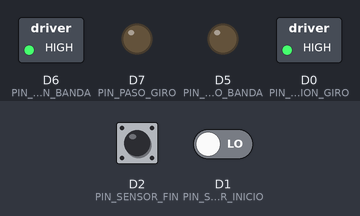
The program below on a simulated ESP8266 (NodeMCU). Parts: switched loads named in the program (green lamp = pin HIGH), output pins drawn as LEDs (lit = HIGH). The inputs (shaded band) are chosen by the test bench; at power-on: D2 (PIN_SENSOR_FIN) LOW, D1 (PIN_SENSOR_INICIO) LOW. WiFi joins after 1.5 s; servers stay silent unless stated; no MQTT or app messages arrive unless stated.

Above: at 1.2 s.
1.3 s: D2 (PIN_SENSOR_FIN) driven HIGH
At 2.49 s:
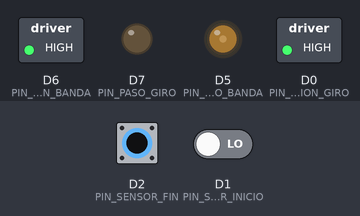
4.3 s: D1 (PIN_SENSOR_INICIO) driven HIGH
7.3 s: D2 (PIN_SENSOR_FIN) driven LOW and D1 (PIN_SENSOR_INICIO) driven LOW
10.3 s: D2 (PIN_SENSOR_FIN) pulsed HIGH 5 times (0.12 s each, 0.3 s apart)
At 12.3 s:
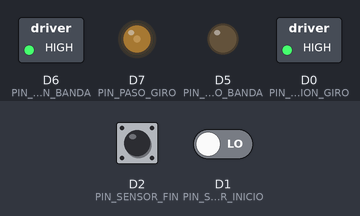
Timing chart, 0 to 13.8 s (numbered marks = the images above; inputs shaded):
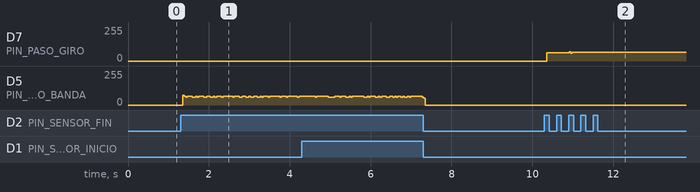

The program:

main.cpp
```cpp
#include <Arduino.h>
#include "Motor.h"
#include "PublicadorEventosMqtt.h"
#include "SensorInfrarrojo.h"

const uint8_t PIN_PASO_BANDA = D5;
const uint8_t PIN_DIRECCION_BANDA = D6;
const uint8_t PIN_PASO_GIRO = D7;
const uint8_t PIN_DIRECCION_GIRO = D0;

const uint8_t PIN_SENSOR_INICIO = D1;
const uint8_t PIN_SENSOR_FIN = D2;
const unsigned long TIEMPO_ESPERA_GIRO_MS = 3000;

const char *WIFI_SSID = "FABIANI";
const char *WIFI_CONTRASENA = "BRANDY26";
const char *MQTT_SERVIDOR = "192.168.0.99";
const uint16_t MQTT_PUERTO = 1883;
const char *MQTT_CLIENTE_ID = "esp";
const char *MQTT_TOPICO_EVENTOS = "cheve";

Motor motorBanda(PIN_PASO_BANDA, PIN_DIRECCION_BANDA);
Motor motorGiroBotella(PIN_PASO_GIRO, PIN_DIRECCION_GIRO);
SensorInfrarrojo sensorInicio(PIN_SENSOR_INICIO);
SensorInfrarrojo sensorFin(PIN_SENSOR_FIN);
PublicadorEventosMqtt publicadorEventos(WIFI_SSID, WIFI_CONTRASENA,
                                        MQTT_SERVIDOR, MQTT_PUERTO,
                                        MQTT_CLIENTE_ID, MQTT_TOPICO_EVENTOS);

enum class EtapaProceso {
  parada,
  moviendoBanda,
  esperandoGiro,
  girandoBotella,
  inspeccionTerminada
};

EtapaProceso etapaProceso = EtapaProceso::parada;
bool sensorInicioDetectaba = false;
bool sensorFinDetectaba = false;
unsigned long inicioEsperaGiroMs = 0;

void cambiarEtapaProceso(EtapaProceso nuevaEtapa) {
  if (etapaProceso == nuevaEtapa) {
    return;
  }

  etapaProceso = nuevaEtapa;

  switch (etapaProceso) {
    case EtapaProceso::parada:
      motorBanda.detener();
      motorGiroBotella.detener();
      publicadorEventos.publicarEventoBanda(false);
      publicadorEventos.publicarEvento("proceso_parado");
      break;

    case EtapaProceso::moviendoBanda:
      motorBanda.iniciar();
      motorGiroBotella.detener();
      publicadorEventos.publicarEventoBanda(true);
      break;

    case EtapaProceso::esperandoGiro:
      motorBanda.detener();
      motorGiroBotella.detener();
      inicioEsperaGiroMs = millis();
      publicadorEventos.publicarEventoBanda(false);
      publicadorEventos.publicarEvento("espera_giro_botella");
      break;

    case EtapaProceso::girandoBotella:
      motorBanda.detener();
      motorGiroBotella.iniciar();
      publicadorEventos.publicarEvento("giro_botella_inicia");
      break;

    case EtapaProceso::inspeccionTerminada:
      motorBanda.detener();
      motorGiroBotella.detener();
      publicadorEventos.publicarEvento("giro_botella_detiene", "qr_detectado");
      break;
  }
}

void setup() {
  motorBanda.iniciarConfiguracion(true);
  motorGiroBotella.iniciarConfiguracion(true);
  sensorInicio.iniciarConfiguracion();
  sensorFin.iniciarConfiguracion();
  publicadorEventos.iniciarConfiguracion();

  motorBanda.detener();
  motorGiroBotella.detener();
  sensorInicioDetectaba = sensorInicio.detectaAlgo();
  sensorFinDetectaba = sensorFin.detectaAlgo();
}

void loop() {
  publicadorEventos.mantenerConexion();

  // Entradas
  const bool sensorInicioDetecta = sensorInicio.detectaAlgo();
  const bool sensorFinDetecta = sensorFin.detectaAlgo();

  // Eventos de entrada por flanco
  if (sensorInicioDetecta != sensorInicioDetectaba) {
    publicadorEventos.publicarEventoSensorInfrarrojo("inicio",
                                                     sensorInicioDetecta);
  }

  if (sensorFinDetecta != sensorFinDetectaba) {
    publicadorEventos.publicarEventoSensorInfrarrojo("fin", sensorFinDetecta);
  }

  const bool qrDetectadoPorModelo = publicadorEventos.consumirQrDetectado();

  // Transiciones GRAFCET
  switch (etapaProceso) {
    case EtapaProceso::parada:
      if (sensorInicioDetecta && !sensorFinDetecta) {
        cambiarEtapaProceso(EtapaProceso::moviendoBanda);
      }
      break;

    case EtapaProceso::moviendoBanda:
      if (sensorFinDetecta) {
        cambiarEtapaProceso(EtapaProceso::esperandoGiro);
      }
      break;

    case EtapaProceso::esperandoGiro:
      if (millis() - inicioEsperaGiroMs >= TIEMPO_ESPERA_GIRO_MS) {
        cambiarEtapaProceso(EtapaProceso::girandoBotella);
      }
      break;

    case EtapaProceso::girandoBotella:
      if (qrDetectadoPorModelo) {
        cambiarEtapaProceso(EtapaProceso::inspeccionTerminada);
      }
      break;

    case EtapaProceso::inspeccionTerminada:
      break;
  }

  // Acciones de etapa
  if (etapaProceso == EtapaProceso::moviendoBanda) {
    motorBanda.ejecutarPulsos();
  } else if (etapaProceso == EtapaProceso::girandoBotella) {
    motorGiroBotella.ejecutarPulsos();
  }

  sensorInicioDetectaba = sensorInicioDetecta;
  sensorFinDetectaba = sensorFinDetecta;
}
```

Motor.h
```cpp
#pragma once

#include <Arduino.h>

class Motor {
public:
  Motor(uint8_t pinPaso, uint8_t pinDireccion, unsigned long tiempoAltoMs = 1,
        unsigned long periodoPasoMs = 5);

  void iniciarConfiguracion(bool sentidoHorario = true);
  void iniciar();
  void detener();
  bool estaActivo() const;
  void cambiarSentido(bool sentidoHorario);
  void ejecutarPulsos();
  void darPaso();
  void moverPasos(unsigned long pasos);

private:
  bool puedeIniciarPaso(unsigned long tiempoActualMs) const;
  bool debeFinalizarPulso(unsigned long tiempoActualMs) const;
  void iniciarPulso(unsigned long tiempoActualMs);
  void finalizarPulso();

  uint8_t pinPaso_;
  uint8_t pinDireccion_;
  unsigned long tiempoAltoMs_;
  unsigned long periodoPasoMs_;
  unsigned long ultimoPasoMs_ = 0;
  unsigned long pasosRestantes_ = 0;
  bool estaActivo_ = false;
  bool pulsoAlto_ = false;
  bool movimientoLimitado_ = false;
};
```

PublicadorEventosMqtt.h
```cpp
#pragma once

#include <Arduino.h>
#include <ESP8266WiFi.h>
#include <PubSubClient.h>

class PublicadorEventosMqtt {
public:
  PublicadorEventosMqtt(const char *ssid, const char *contrasenaWifi,
                        const char *servidorMqtt, uint16_t puertoMqtt,
                        const char *clienteId, const char *topicoEventos);

  void iniciarConfiguracion();
  void actualizar();
  void mantenerConexion();
  bool consumirQrDetectado();
  bool publicarEvento(const char *evento, const char *detalle = "");
  bool publicarEventoSensorInfrarrojo(const char *sensor, bool detectaAlgo);
  bool publicarEventoBanda(bool estaActiva);
  bool estaConectado();

private:
  static PublicadorEventosMqtt *instanciaActiva_;
  static void recibirMensajeMqtt(char *topico, uint8_t *payload,
                                 unsigned int longitud);

  void procesarMensajeMqtt(char *topico, uint8_t *payload,
                           unsigned int longitud);
  void conectarWifi();
  void reconectarMqttSiHaceFalta();
  bool publicarMensaje(const String &mensaje);

  const char *ssid_;
  const char *contrasenaWifi_;
  const char *servidorMqtt_;
  uint16_t puertoMqtt_;
  const char *clienteId_;
  const char *topicoEventos_;

  WiFiClient clienteWifi_;
  PubSubClient clienteMqtt_;
  unsigned long ultimoIntentoConexionMs_ = 0;
  const unsigned long intervaloReconexionMs_ = 5000;
  bool qrDetectado_ = false;
};
```

SensorInfrarrojo.h
```cpp
#pragma once

#include <Arduino.h>

class SensorInfrarrojo {
public:
  SensorInfrarrojo(uint8_t pinSenal, bool activoEnBajo = true,
                   uint8_t modoPin = INPUT);

  void iniciarConfiguracion();
  bool detectaAlgo() const;

private:
  uint8_t pinSenal_;
  bool activoEnBajo_;
  uint8_t modoPin_;
};
```

Motor.cpp
```cpp
#include "Motor.h"

Motor::Motor(uint8_t pinPaso, uint8_t pinDireccion, unsigned long tiempoAltoMs,
             unsigned long periodoPasoMs)
    : pinPaso_(pinPaso),
      pinDireccion_(pinDireccion),
      tiempoAltoMs_(tiempoAltoMs),
      periodoPasoMs_(periodoPasoMs) {}

void Motor::iniciarConfiguracion(bool sentidoHorario) {
  pinMode(pinPaso_, OUTPUT);
  pinMode(pinDireccion_, OUTPUT);

  digitalWrite(pinPaso_, LOW);
  cambiarSentido(sentidoHorario);
  detener();
}

void Motor::iniciar() {
  if (estaActivo_) {
    movimientoLimitado_ = false;
    return;
  }

  estaActivo_ = true;
  movimientoLimitado_ = false;
}

void Motor::detener() {
  estaActivo_ = false;
  movimientoLimitado_ = false;
  pulsoAlto_ = false;
  digitalWrite(pinPaso_, LOW);
}

bool Motor::estaActivo() const {
  return estaActivo_;
}

void Motor::cambiarSentido(bool sentidoHorario) {
  digitalWrite(pinDireccion_, sentidoHorario ? HIGH : LOW);
}

void Motor::ejecutarPulsos() {
  const unsigned long tiempoActualMs = millis();

  if (pulsoAlto_ && debeFinalizarPulso(tiempoActualMs)) {
    finalizarPulso();
  }

  if (!estaActivo_ || pulsoAlto_ || !puedeIniciarPaso(tiempoActualMs)) {
    return;
  }

  if (movimientoLimitado_ && pasosRestantes_ == 0) {
    detener();
    return;
  }

  iniciarPulso(tiempoActualMs);

  if (movimientoLimitado_) {
    --pasosRestantes_;
  }
}

void Motor::darPaso() {
  iniciar();
  ejecutarPulsos();
}

void Motor::moverPasos(unsigned long pasos) {
  pasosRestantes_ = pasos;
  movimientoLimitado_ = true;

  if (pasos > 0) {
    iniciar();
    movimientoLimitado_ = true;
  } else {
    detener();
  }
}

bool Motor::puedeIniciarPaso(unsigned long tiempoActualMs) const {
  return tiempoActualMs - ultimoPasoMs_ >= periodoPasoMs_;
}

bool Motor::debeFinalizarPulso(unsigned long tiempoActualMs) const {
  return tiempoActualMs - ultimoPasoMs_ >= tiempoAltoMs_;
}

void Motor::iniciarPulso(unsigned long tiempoActualMs) {
  digitalWrite(pinPaso_, HIGH);
  ultimoPasoMs_ = tiempoActualMs;
  pulsoAlto_ = true;
}

void Motor::finalizarPulso() {
  digitalWrite(pinPaso_, LOW);
  pulsoAlto_ = false;
}
```

PublicadorEventosMqtt.cpp
```cpp
#include "PublicadorEventosMqtt.h"

PublicadorEventosMqtt *PublicadorEventosMqtt::instanciaActiva_ = nullptr;

PublicadorEventosMqtt::PublicadorEventosMqtt(
    const char *ssid, const char *contrasenaWifi, const char *servidorMqtt,
    uint16_t puertoMqtt, const char *clienteId, const char *topicoEventos)
    : ssid_(ssid),
      contrasenaWifi_(contrasenaWifi),
      servidorMqtt_(servidorMqtt),
      puertoMqtt_(puertoMqtt),
      clienteId_(clienteId),
      topicoEventos_(topicoEventos),
      clienteMqtt_(clienteWifi_) {}

void PublicadorEventosMqtt::iniciarConfiguracion() {
  instanciaActiva_ = this;
  WiFi.mode(WIFI_STA);
  conectarWifi();
  clienteMqtt_.setServer(servidorMqtt_, puertoMqtt_);
  clienteMqtt_.setBufferSize(512);
  clienteMqtt_.setCallback(PublicadorEventosMqtt::recibirMensajeMqtt);
}

void PublicadorEventosMqtt::actualizar() {
  mantenerConexion();
}

void PublicadorEventosMqtt::mantenerConexion() {
  if (WiFi.status() != WL_CONNECTED) {
    conectarWifi();
    return;
  }

  reconectarMqttSiHaceFalta();
  clienteMqtt_.loop();
}

bool PublicadorEventosMqtt::consumirQrDetectado() {
  const bool qrDetectado = qrDetectado_;
  qrDetectado_ = false;
  return qrDetectado;
}

bool PublicadorEventosMqtt::publicarEvento(const char *evento,
                                           const char *detalle) {
  const String mensaje =
      String("{\"tipo\":\"evento\",\"evento\":\"") + evento +
      "\",\"detalle\":\"" + detalle + "\",\"tiempoMs\":" +
      String(millis()) + "}";

  return publicarMensaje(mensaje);
}

bool PublicadorEventosMqtt::publicarEventoSensorInfrarrojo(
    const char *sensor, bool detectaAlgo) {
  const String mensaje =
      String("{\"tipo\":\"sensor_infrarrojo\",\"sensor\":\"") + sensor +
      "\",\"evento\":\"" + (detectaAlgo ? "detecta" : "libera") +
      "\",\"detecta\":" + (detectaAlgo ? "true" : "false") +
      ",\"tiempoMs\":" + String(millis()) + "}";

  return publicarMensaje(mensaje);
}

bool PublicadorEventosMqtt::publicarEventoBanda(bool estaActiva) {
  const String mensaje =
      String("{\"tipo\":\"banda\",\"evento\":\"") +
      (estaActiva ? "inicia" : "detiene") + "\",\"activa\":" +
      (estaActiva ? "true" : "false") + ",\"tiempoMs\":" +
      String(millis()) + "}";

  return publicarMensaje(mensaje);
}

bool PublicadorEventosMqtt::publicarMensaje(const String &mensaje) {
  if (!estaConectado()) {
    return false;
  }

  return clienteMqtt_.publish(topicoEventos_, mensaje.c_str());
}

bool PublicadorEventosMqtt::estaConectado() {
  return WiFi.status() == WL_CONNECTED && clienteMqtt_.connected();
}

void PublicadorEventosMqtt::recibirMensajeMqtt(char *topico, uint8_t *payload,
                                               unsigned int longitud) {
  if (instanciaActiva_ != nullptr) {
    instanciaActiva_->procesarMensajeMqtt(topico, payload, longitud);
  }
}

void PublicadorEventosMqtt::procesarMensajeMqtt(char *topico, uint8_t *payload,
                                                unsigned int longitud) {
  String mensaje;
  mensaje.reserve(longitud + 1);
  for (unsigned int i = 0; i < longitud; i++) {
    mensaje += static_cast<char>(payload[i]);
  }

  if (String(topico) == topicoEventos_ &&
      mensaje.indexOf("\"evento\":\"qr_detectado\"") >= 0) {
    qrDetectado_ = true;
  }
}

void PublicadorEventosMqtt::conectarWifi() {
  const unsigned long tiempoActualMs = millis();

  if (WiFi.status() == WL_CONNECTED ||
      tiempoActualMs - ultimoIntentoConexionMs_ < intervaloReconexionMs_) {
    return;
  }

  ultimoIntentoConexionMs_ = tiempoActualMs;
  WiFi.begin(ssid_, contrasenaWifi_);
}

void PublicadorEventosMqtt::reconectarMqttSiHaceFalta() {
  const unsigned long tiempoActualMs = millis();

  if (clienteMqtt_.connected() ||
      tiempoActualMs - ultimoIntentoConexionMs_ < intervaloReconexionMs_) {
    return;
  }

  ultimoIntentoConexionMs_ = tiempoActualMs;
  if (clienteMqtt_.connect(clienteId_)) {
    clienteMqtt_.subscribe(topicoEventos_);
  }
}
```

SensorInfrarrojo.cpp
```cpp
#include "SensorInfrarrojo.h"

SensorInfrarrojo::SensorInfrarrojo(uint8_t pinSenal, bool activoEnBajo,
                                   uint8_t modoPin)
    : pinSenal_(pinSenal),
      activoEnBajo_(activoEnBajo),
      modoPin_(modoPin) {}

void SensorInfrarrojo::iniciarConfiguracion() {
  pinMode(pinSenal_, modoPin_);
}

bool SensorInfrarrojo::detectaAlgo() const {
  const int lectura = digitalRead(pinSenal_);
  return activoEnBajo_ ? lectura == LOW : lectura == HIGH;
}
```
